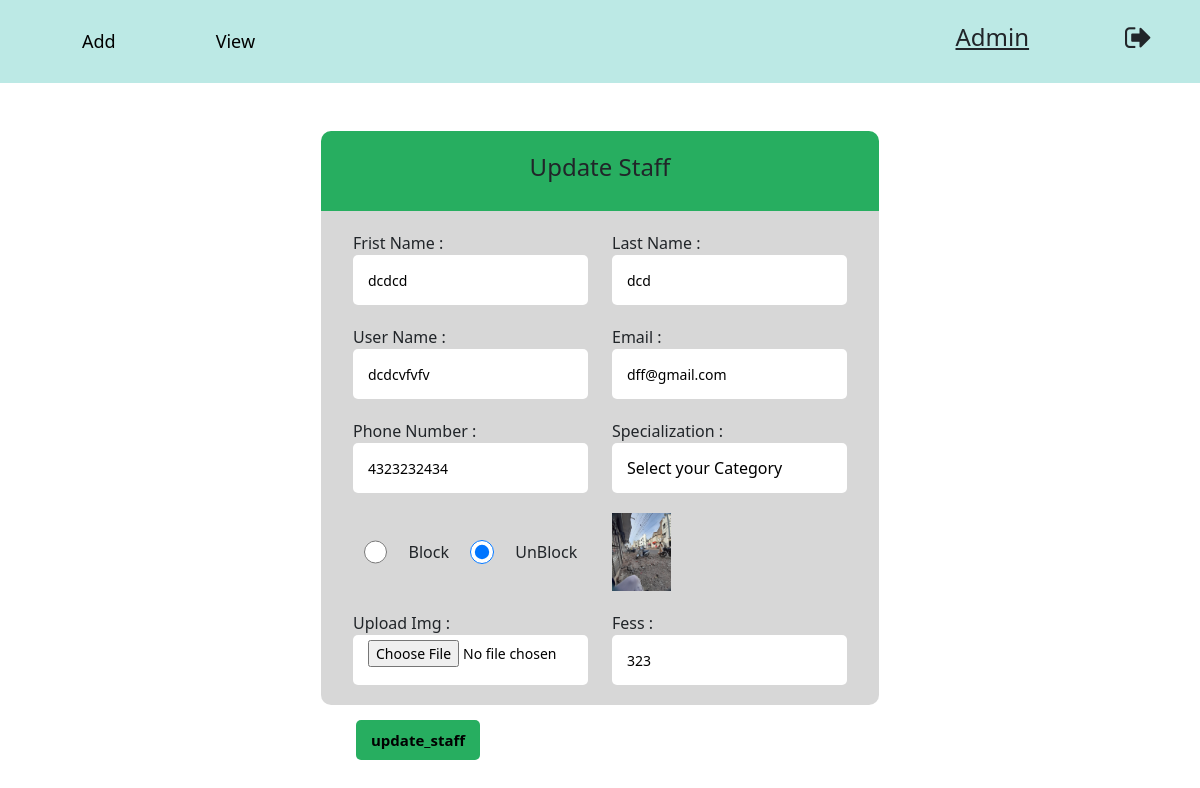
The page /viewstaff/update/19 (signed in) on the database its author committed.
### hospital/models.py (models this page shows)
class User(AbstractUser):
    lillness = models.ForeignKey(Lillnes,on_delete=models.CASCADE,blank=True,null=True,db_column="Illnes_Id",)
    room=models.ForeignKey(room,on_delete=models.CASCADE,blank=True,null=True,db_column='Room_Id')
    medicines=models.TextField(db_column="Medicines",blank=True,null=True)
    fess = models.IntegerField(db_column="Fess",blank=True,null=True)
    category = models.CharField(db_column="Category",max_length=255,blank=True,null=True)
    phone = models.BigIntegerField(db_column="Phone",blank=True,null=True)
    img = models.ImageField(upload_to='img',blank=True,null=True,db_column="User_Img")
    doctor_id = models.IntegerField(db_column="Doctor_Id",blank=True,null=True)
    staff_id = models.IntegerField(db_column="Staff_Id",blank=True,null=True)
    check_out_status = models.CharField(db_column="Check_Out",default=False,max_length=255)
    doctor_category = models.CharField(db_column="D_Category",default="Mbbs",blank=False,max_length=255)
    staff_category = models.CharField(db_column="S_Category", default="Compounder", blank=False, max_length=255)
    user_bed = models.IntegerField(db_column="Bed_Id",blank=True,null=True)
    user_bills = models.IntegerField(db_column='Total_Bills',blank=True,null=True)

### hospital/staff.py (the view, shortened to what this page needs)
# urls.py: path('viewstaff/update/<int:id>',staff.update,name='update_staff'),
@login_required(login_url='/login/')
def update(request,id):
    if request.user.is_superuser == True:
        staff_data=User.objects.get(id=id)
        data_illness = Lillnes.objects.all()
        contex={
            'staff_data':staff_data,
            'data':data_illness
        }
        return render(request,'addstaff.html',contex)
    return HttpResponseNotFound('Page Not Found')

### hospital/templates/addstaff.html (shortened to what this page needs)
{% extends 'base.html' %}
    {% block start %}
        <div class="container">
            <form class="add_doctor"  action="" method="POST" enctype="multipart/form-data">
              <div class="form-title">{% if staff_data %}<h4>Update Staff</h4>{% else %}<h4>Add Staff</h4>{% endif %}</div>
              <div class="form-body">
                <div class="row">
                    <div class="d-flex  flex-column w-50">
                        <label>Frist Name :</label>
                        <input type="text" name="fname" placeholder="Frist Name" value="{% if staff_data %}{{ staff_data.first_name }}{% endif %}" required>
                    </div>
                    <div class="d-flex  flex-column w-50">
                        <label>Last Name :</label>
                        <input type="text" name="lname" placeholder="Last Name" value="{% if staff_data %}{{ staff_data.last_name }}{% endif %}" required>
                    </div>
                </div>
                <div class="row">
                    <div class="d-flex  flex-column w-50">
                        <label>User Name :</label>
                        <input type="text" name="username" placeholder="User Name" value="{% if staff_data %}{{ staff_data.username }}{% endif %}" required>
                    </div>
                    <div class="d-flex  flex-column w-50">
                        <label>Email :</label>
                        <input type="email" name="email" placeholder="Email" value="{% if staff_data %}{{ staff_data.email }}{% endif %}" required>
                    </div>
                </div>
                <div class="row">
                    <div class="d-flex  flex-column w-50">
                        <label>Phone Number :</label>
                        <input type="text" name="phone" placeholder="Phone" value="{% if staff_data %}{{ staff_data.phone }}{% endif %}" required>
                    </div>
                    <div class="d-flex  flex-column w-50">
                        <label>Specialization :</label>
                        <select name="staff_category" required>
                            <option value="" disabled selected>Select your Category</option>
                        </select>
                    </div>
                </div>
                <div class="row">
                    {% if staff_data %}
                    <div class="row w-50">
                        <input type="radio" name="block" value="False" {% if staff_data.is_active == False %}checked{% endif %}> Block
                        <input type="radio" name="block" value="True"  {% if staff_data.is_active == True %}checked{% endif %}> UnBlock
                    </div>
                    <div class="w-50">
                        <img src="http://127.0.0.1:8000/media/{{staff_data.img}}" alt="now" class="w-25"><br>
                    </div>
                    {% endif %}
                </div>
                <div class="row">
                    <div class="d-flex  flex-column w-50">
                        <label>Upload Img :</label>
                        <input type="file" name="img" >
                    </div>
                    <div class="d-flex  flex-column w-50">
                        <label>Fess :</label>
                        <input type="Number" name="fess" placeholder="Fess" value="{% if staff_data %}{{ staff_data.fess }}{% endif %}" min="0" oninput="validity.valid||(value='');" required>
                    </div>
                </div>
              </div>
              <div class="form-footer">
                <input type="submit"  name="{% if staff_data %}update_staff{% else %}add_staff{% endif %}" value="{% if staff_data %}update_staff{% else %}add_staff{% endif %}">
              </div>
            </form>
        </div>
    {% endblock %}

### hospital/static/style/style.css (style rules this page uses)
.form-title { width: 100%; display: flex; align-items: center; justify-content: center; height: 80px; font-size: 20px; font-weight: bold; background: #27ae60; border-radius: 10px 10px 0 0; }
.form-body { padding: 10px; background: #cfcfcfd4; border-radius: 0 0 10px 10px; }
.row { display: flex; justify-content: space-around; padding: 10px; }
input[type="text"], input[type="email"], input[type="number"], input[type="file"], input[type="password"], select { appearance: none; width: 88%; margin: 0 15px; height: 50px; padding: 5px 15px; border-radius: 5px; outline: none; border: none; background: #e8ebed; color: #576366; font-size: 14px; }
.form-footer { margin: 0 25px 15px 25px; padding: 15px 10px; }
input[type="submit"] { display: inline-block; height: 40px; border: none; border-radius: 5px; padding: 5px 15px; background: #27ae60; font-size: 15px; font-weight: bold; }
::placeholder { color: rgb(0, 0, 0); }
.add_doctor { width: 50%; margin: auto; }
.add_doctor .row { width: 100%; margin: auto; }
.add_doctor .row input[type="text"], input[type="email"], input[type="number"], input[type="file"] { width: 100%; background: white; margin: 0; color: black !important; }
select { width: 100% !important; background: white !important; color: black !important; }
input[type="radio"] { width: 10%; }

### rows shown on the page
User: fname "dcdcd", lname "dcd", username "dcdcvfvfv", email "dff@gmail.com", phone "4323232434", is_active "☑", img (picture), fess "323"
